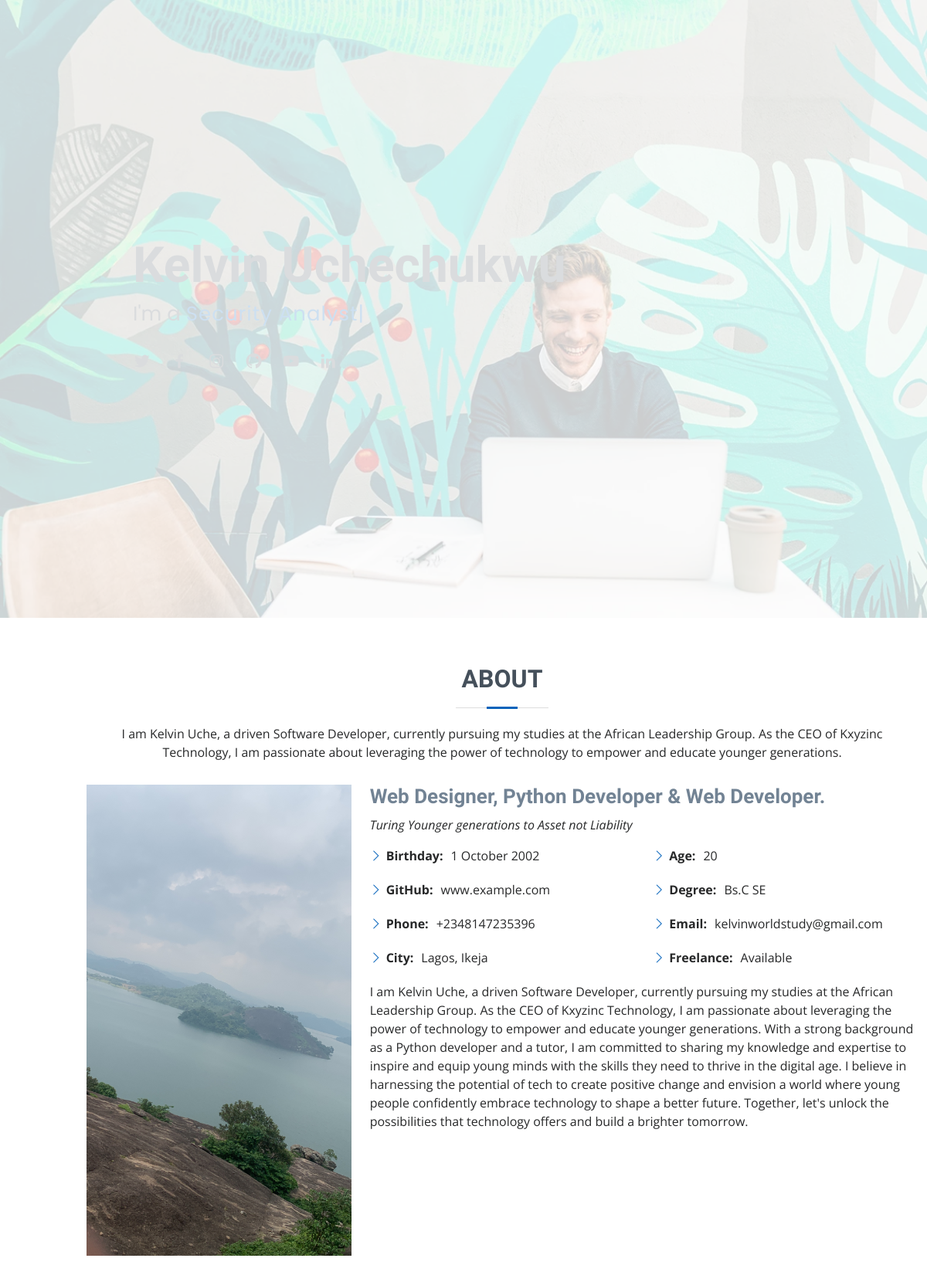
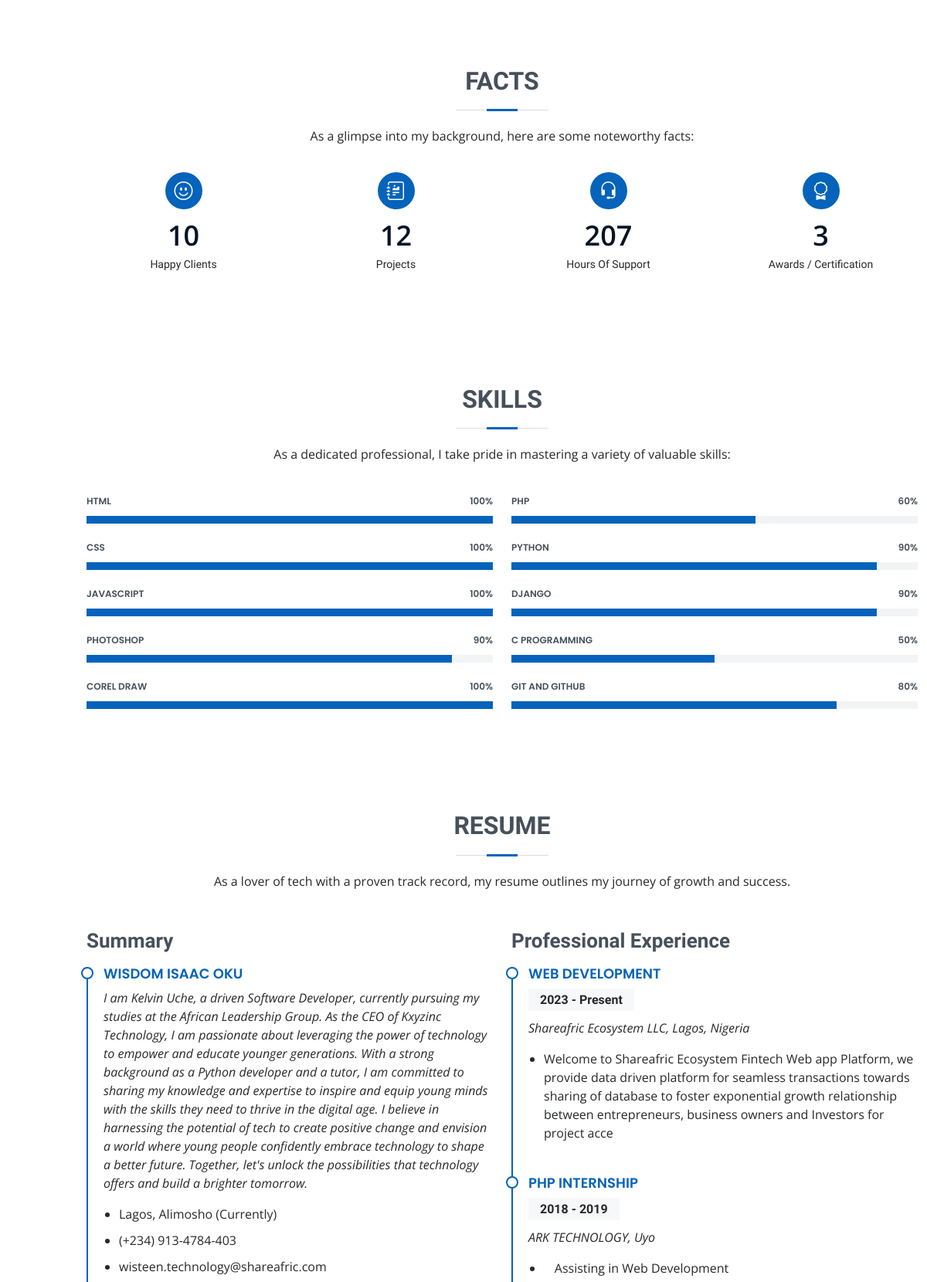
The page / (upper part) on the database its author committed (2 pictures, top to bottom).
### shareafric_app/models.py (models this page shows)
class Webdata(models.Model):
    logo = models.FileField(upload_to='webImages')
    phone = models.CharField(max_length=255)
    email = models.EmailField()
    location = models.CharField(max_length=255)
    facebook_url = models.URLField(blank=True)
    instagram_url = models.URLField(blank=True)
    twitter_url = models.URLField(blank=True)
    linkedin_url = models.URLField(blank=True)
    youtube_url = models.URLField(blank=True)
    git_url = models.URLField(blank=True)
    welcome_text = models.CharField(max_length=255)
    sub_welcome_text = models.CharField(max_length=255)
    about_us_short = models.TextField()
    about_us_long = models.TextField()
    profile_img = models.FileField(upload_to='webImages')

class SkillLeft(models.Model):
    skill_title = models.CharField(max_length=255)
    skill_percent = models.CharField(max_length=255)

class SkillRight(models.Model):
    skill_title = models.CharField(max_length=255)
    skill_percent = models.CharField(max_length=255)

class Experience(models.Model):
    experience = models.CharField(max_length=255)
    organisation = models.CharField(max_length=255)
    location = models.CharField(max_length=255)
    year_range = models.CharField(max_length=255)
    brief_description = RichTextField()

### shareafric_app/views.py (the view)
# urls.py: path('', views.main, name='main'),
def main(request):
    page = Webdata.objects.first()
    client = Client.objects.all()
    fact = Facts.objects.first()
    service = Service.objects.all()
    skillright = SkillRight.objects.all()
    skillleft = SkillLeft.objects.all()
    education = Education.objects.all()
    experience = Experience.objects.all()
    portfolio = Portfolio.objects.all()
    service = Service.objects.all()
    client = Client.objects.all()
    return render(request, 'MyResume/index.html',{
        'pages': page,
        'client': client,
        'fact': fact,
        'service': service,
        'skillright': skillright,
        'skillleft': skillleft,
        'education':education,
        'experience':experience,
        'portfolio': portfolio,
        'service': service,
        'client': client,
        })

### shareafric_app/templates/MyResume/index.html (shortened to what this page needs)
{% load static %}
<!DOCTYPE html>
<html lang="en">
<head>
  <link href="{% static 'assets/vendor/aos/aos.css'%}" rel="stylesheet">
  <link href="{% static 'assets/vendor/bootstrap/css/bootstrap.min.css'%}" rel="stylesheet">
  <link href="{% static 'assets/vendor/bootstrap-icons/bootstrap-icons.css'%}" rel="stylesheet">
  <link href="{% static 'assets/vendor/boxicons/css/boxicons.min.css'%}" rel="stylesheet">
  <link href="{% static 'assets/vendor/glightbox/css/glightbox.min.css'%}" rel="stylesheet">
  <link href="{% static 'assets/vendor/swiper/swiper-bundle.min.css'%}" rel="stylesheet">
  <link href="{% static 'assets/css/style.css'%}" rel="stylesheet">
</head>
<body>
  <header id="header" class="d-flex flex-column justify-content-center">
  </header>
  <section id="hero" class="d-flex flex-column justify-content-center">
    <div class="container" data-aos="zoom-in" data-aos-delay="100">
      <h1>Kelvin Uchechukwu</h1>
      <p>I'm a <span class="typed" data-typed-items="Security Analyst, Developer, Freelancer"></span></p>
      <div class="social-links">
        <a href="{{ pages.twitter_url }}" class="twitter"><i class="bx bxl-twitter"></i></a>
        <a href="{{ pages.facebook_url }}" class="facebook"><i class="bx bxl-facebook"></i></a>
        <a href="{{ pages.instagram_url }}" class="instagram"><i class="bx bxl-instagram"></i></a>
        <a href="{{ pages.git_url }}" class="github"><i class="bx bxl-github"></i></a>
        <a href="{{ pages.youtube_url }}" class="github"><i class="bx bxl-youtube"></i></a>
        <a href="{{ pages.linkedin_url }}" class="linkedin"><i class="bx bxl-linkedin"></i></a>
      </div>
    </div>
  </section>
  <main id="main">
    <section id="about" class="about">
      <div class="container" data-aos="fade-up">
        <div class="section-title">
          <h2>About</h2>
          <p>{{ pages.about_us_short }}</p>
        </div>
        <div class="row">
          <div class="col-lg-4">
            <img src="{{ pages.profile_img.url }}" class="img-fluid" alt="">
          </div>
          <div class="col-lg-8 pt-4 pt-lg-0 content">
            <h3>Web Designer, Python Developer &amp; Web Developer.</h3>
            <p class="fst-italic">
              {{ pages.sub_welcome_text}}
            </p>
            <div class="row">
              <div class="col-lg-6">
                <ul>
                  <li><i class="bi bi-chevron-right"></i> <strong>Birthday:</strong> <span>1 October 2002</span></li>
                  <li><i class="bi bi-chevron-right"></i> <strong>GitHub:</strong> <span>www.example.com</span></li>
                  <li><i class="bi bi-chevron-right"></i> <strong>Phone:</strong> <span>{{ pages.phone }}</span></li>
                  <li><i class="bi bi-chevron-right"></i> <strong>City:</strong> <span>Lagos, Ikeja</span></li>
                </ul>
              </div>
              <div class="col-lg-6">
                <ul>
                  <li><i class="bi bi-chevron-right"></i> <strong>Age:</strong> <span>20</span></li>
                  <li><i class="bi bi-chevron-right"></i> <strong>Degree:</strong> <span>Bs.C SE</span></li>
                  <li><i class="bi bi-chevron-right"></i> <strong>Email:</strong> <span>{{ pages.email }}</span></li>
                  <li><i class="bi bi-chevron-right"></i> <strong>Freelance:</strong> <span>Available</span></li>
                </ul>
              </div>
            </div>
            <p>
              {{ pages.about_us_long }}
            </p>
          </div>
        </div>
      </div>
    </section>
    <section id="facts" class="facts">
      <div class="container" data-aos="fade-up">
        <div class="section-title">
          <h2>Facts</h2>
          <p>As a glimpse into my background, here are some noteworthy facts:</p>
        </div>
        <div class="row">
          <div class="col-lg-3 col-md-6">
            <div class="count-box">
              <i class="bi bi-emoji-smile"></i>
              <span data-purecounter-start="0" data-purecounter-end="{{fact.happy_clients}}" data-purecounter-duration="1" class="purecounter"></span>
              <p>Happy Clients</p>
            </div>
          </div>
          <div class="col-lg-3 col-md-6 mt-5 mt-md-0">
            <div class="count-box">
              <i class="bi bi-journal-richtext"></i>
              <span data-purecounter-start="0" data-purecounter-end="{{fact.project}}" data-purecounter-duration="1" class="purecounter"></span>
              <p>Projects</p>
            </div>
          </div>
          <div class="col-lg-3 col-md-6 mt-5 mt-lg-0">
            <div class="count-box">
              <i class="bi bi-headset"></i>
              <span data-purecounter-start="0" data-purecounter-end="{{fact.hours_of_support}}" data-purecounter-duration="1" class="purecounter"></span>
              <p>Hours Of Support</p>
            </div>
          </div>
          <div class="col-lg-3 col-md-6 mt-5 mt-lg-0">
            <div class="count-box">
              <i class="bi bi-award"></i>
              <span data-purecounter-start="0" data-purecounter-end="{{fact.award_and_certifications}}" data-purecounter-duration="1" class="purecounter"></span>
              <p>Awards / Certification</p>
            </div>
          </div>
        </div>
      </div>
    </section>
    <section id="skills" class="skills section-bg">
      <div class="container" data-aos="fade-up">
        <div class="section-title">
          <h2>Skills</h2>
          <p>As a dedicated professional, I take pride in mastering a variety of valuable skills:</p>
        </div>
        <div class="row skills-content">
          <div class="col-lg-6">
            {% for skills in skillleft %}
            <div class="progress">
              <span class="skill">{{skills.skill_title}} <i class="val">{{skills.skill_percent}}%</i></span>
              <div class="progress-bar-wrap">
                <div class="progress-bar" role="progressbar" aria-valuenow="{{skills.skill_percent}}" aria-valuemin="0" aria-valuemax="100"></div>
              </div>
            </div>
            {% endfor %}
          </div>
          <div class="col-lg-6">
            {% for skills in skillright %}
            <div class="progress">
              <span class="skill">{{skills.skill_title}} <i class="val">{{skills.skill_percent}}%</i></span>
              <div class="progress-bar-wrap">
                <div class="progress-bar" role="progressbar" aria-valuenow="{{skills.skill_percent}}" aria-valuemin="0" aria-valuemax="100"></div>
              </div>
            </div>
            {% endfor %}
          </div>
        </div>
      </div>
    </section>
    <section id="resume" class="resume">
      <div class="container" data-aos="fade-up">
        <div class="section-title">
          <h2>Resume</h2>
          <p>As a lover of tech with a proven track record, my resume outlines my journey of growth and success.</p>
        </div>
        <div class="row">
          <div class="col-lg-6">
            <h3 class="resume-title">Summary</h3>
            <div class="resume-item pb-0">
              <h4>Wisdom Isaac Oku</h4>
              <p><em>{{ pages.about_us_long }}</em></p>
              <ul>
                <li>Lagos, Alimosho (Currently)</li>
                <li>(+234) 913-4784-403</li>
                <li>wisteen.technology@shareafric.com</li>
              </ul>
            </div>
          </div>
          <div class="col-lg-6">
            <h3 class="resume-title">Professional Experience</h3>
            {% for exp in experience %}
            <div class="resume-item">
              <h4>{{exp.experience}}</h4>
              <h5>{{exp.year_range}}</h5>
              <p><em>{{exp.organisation}}, {{exp.location}} </em></p>
              <p>
                {{exp.brief_description | safe }}
              </p>
            </div>
            {% endfor %}
          </div>
        </div>
      </div>
    </section>
  </main>
</body>
</html>

### shareafric_app/static/assets/css/style.css (style rules this page uses)
body { font-family: "Open Sans", sans-serif; color: #272829; }
a { color: #0563bb; text-decoration: none; }
h1, h2, h3, h4, h5, h6 { font-family: "Raleway", sans-serif; }
#header { position: fixed; top: 0; left: 0; bottom: 0; z-index: 9997; transition: all 0.5s; padding: 15px; overflow-y: auto; }
@media (min-width: 991px) { #main { margin-left: 100px; } }
#hero { width: 100%; height: 100vh; background: url("../img/hero-bg.webp") top right no-repeat; background-size: cover; position: relative; }
@media (min-width: 992px) { #hero { padding-left: 160px; } }
#hero:before { content: ""; background: rgba(255, 255, 255, 0.8); position: absolute; bottom: 0; top: 0; left: 0; right: 0; }
#hero h1 { margin: 0; font-size: 64px; font-weight: 700; line-height: 56px; color: #45505b; }
#hero p { color: #45505b; margin: 15px 0 0 0; font-size: 26px; font-family: "Poppins", sans-serif; }
#hero p span { color: #0563bb; letter-spacing: 1px; }
#hero .social-links { margin-top: 30px; }
#hero .social-links a { font-size: 24px; display: inline-block; color: #45505b; line-height: 1; margin-right: 20px; transition: 0.3s; }
section { padding: 60px 0; overflow: hidden; }
.section-title { text-align: center; padding-bottom: 30px; }
.section-title h2 { font-size: 32px; font-weight: bold; text-transform: uppercase; margin-bottom: 20px; padding-bottom: 20px; position: relative; color: #45505b; }
.section-title h2::before { content: ""; position: absolute; display: block; width: 120px; height: 1px; background: #ddd; bottom: 1px; left: calc(50% - 60px); }
.section-title h2::after { content: ""; position: absolute; display: block; width: 40px; height: 3px; background: #0563bb; bottom: 0; left: calc(50% - 20px); }
.section-title p { margin-bottom: 0; }
.about .content h3 { font-weight: 700; font-size: 26px; color: #728394; }
.about .content ul { list-style: none; padding: 0; }
.about .content ul li { margin-bottom: 20px; display: flex; align-items: center; }
.about .content ul strong { margin-right: 10px; }
.about .content ul i { font-size: 16px; margin-right: 5px; color: #0563bb; line-height: 0; }
.about .content p:last-child { margin-bottom: 0; }
.facts .count-box { padding: 30px 30px 25px 30px; margin-top: 30px; width: 100%; position: relative; text-align: center; background: #fff; }
.facts .count-box i { position: absolute; top: -25px; left: 50%; transform: translateX(-50%); font-size: 24px; background: #0563bb; color: #fff; border-radius: 50px; display: inline-flex; align-items: center; justify-content: center; width: 48px; height: 48px; }
.facts .count-box span { font-size: 36px; display: block; font-weight: 600; color: #011426; }
.facts .count-box p { padding: 0; margin: 0; font-family: "Raleway", sans-serif; font-size: 14px; }
.skills .progress { height: 60px; display: block; background: none; border-radius: 0; }
.skills .progress .skill { padding: 10px 0; margin: 0; text-transform: uppercase; display: block; font-weight: 600; font-family: "Poppins", sans-serif; color: #45505b; }
.skills .progress .skill .val { float: right; font-style: normal; }
.skills .progress-bar-wrap { background: #f2f3f5; }
.skills .progress-bar { width: 1px; height: 10px; transition: 0.9s; background-color: #0563bb; }
.resume .resume-title { font-size: 26px; font-weight: 700; margin-top: 20px; margin-bottom: 20px; color: #45505b; }
.resume .resume-item { padding: 0 0 20px 20px; margin-top: -2px; border-left: 2px solid #0563bb; position: relative; }
.resume .resume-item h4 { line-height: 18px; font-size: 18px; font-weight: 600; text-transform: uppercase; font-family: "Poppins", sans-serif; color: #0563bb; margin-bottom: 10px; }
.resume .resume-item h5 { font-size: 16px; background: #f7f8f9; padding: 5px 15px; display: inline-block; font-weight: 600; margin-bottom: 10px; }
.resume .resume-item ul { padding-left: 20px; }
.resume .resume-item ul li { padding-bottom: 10px; }
.resume .resume-item::before { content: ""; position: absolute; width: 16px; height: 16px; border-radius: 50px; left: -9px; top: 0; background: #fff; border: 2px solid #0563bb; }

### rows shown on the page
Webdata: about_us_short "I am Kelvin Uche, a driven Software Developer, currently pursuing my studies at the African Leadership Group. As the CEO of Kxyzinc Technology, I am passionate about leveraging the power of technology to empower and educate younger generations.", profile_img (picture), sub_welcome_text "Turing Younger generations to Asset not Liability", phone "+2348147235396", email "kelvinworldstudy@gmail.com", about_us_long "I am Kelvin Uche, a driven Software Developer, currently pursuing my studies at the African Leadership Group. As the CEO of Kxyzinc Technology, I am passionate about leveraging the power of technology to empower and educate younger generations. With a strong background as a Python developer and a tutor, I am committed to sharing my knowledge and expertise to inspire and equip young minds with the skills they need to thrive in the digital age. I believe in harnessing the potential of tech to create positive change and envision a world where young people confidently embrace technology to shape a better future. Together, let's unlock the possibilities that technology offers and build a…"
SkillLeft: skill_title "HTML", skill_percent "100"
SkillLeft: skill_title "CSS", skill_percent "100"
SkillLeft: skill_title "JAVASCRIPT", skill_percent "100"
SkillLeft: skill_title "PHOTOSHOP", skill_percent "90"
SkillLeft: skill_title "COREL DRAW", skill_percent "100"
SkillRight: skill_title "PHP", skill_percent "60"
SkillRight: skill_title "PYTHON", skill_percent "90"
SkillRight: skill_title "DJANGO", skill_percent "90"
SkillRight: skill_title "C PROGRAMMING", skill_percent "50"
SkillRight: skill_title "GIT AND GITHUB", skill_percent "80"
Experience: experience "WEB DEVELOPMENT", year_range "2023 - Present", organisation "Shareafric Ecosystem LLC", location "Lagos, Nigeria", brief_description "Welcome to Shareafric Ecosystem Fintech Web app Platform, we provide data driven platform for seamless transactions towards sharing of database to foster exponential growth relationship between entrepreneurs, business owners and Investors for project acce"
Experience: experience "PHP INTERNSHIP", year_range "2018 - 2019", organisation "ARK TECHNOLOGY", location "Uyo", brief_description " Assisting in Web Development"
